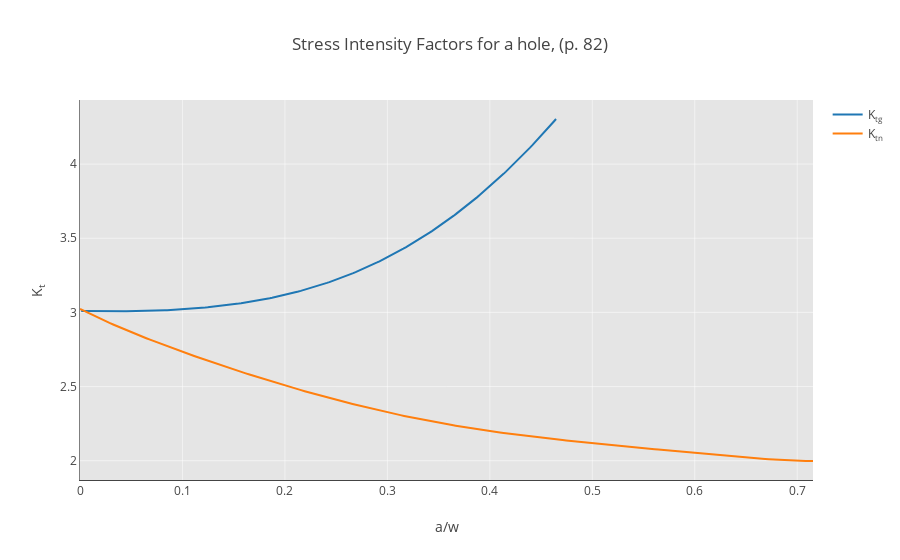

Here is the notebook cell this chart was saved with:
### Code cell
#plot first figure
iplot(fig[0])

### Figure 1 — Plotly figure (JSON) as saved in the notebook; plotly's stock layout.template omitted (floating-point values rounded to 4 significant figures; data arrays with more than 128 entries replaced by an {"elided": "..."} marker saying what was removed)
{"data": [{"name": "K<sub>tg</sub>", "text": "K<sub>tg</sub>", "type": "scatter", "uid": "68c10a", "x": {"elided": "200 float values"}, "y": {"elided": "200 float values"}}, {"name": "K<sub>tn</sub>", "text": "K<sub>tn</sub>", "type": "scatter", "uid": "bce4a8", "x": {"elided": "200 float values"}, "y": {"elided": "200 float values"}}], "layout": {"autosize": true, "plot_bgcolor": "rgb(229, 229, 229)", "title": "Stress Intensity Factors for a hole, (p. 82)", "xaxis": {"autorange": true, "gridcolor": "rgb(255,255,255)", "gridwidth": 0.5, "mirror": false, "range": [0, 0.7154], "showline": true, "title": "a/w", "type": "linear", "zerolinecolor": "rgb(255,255,255)"}, "yaxis": {"autorange": true, "gridcolor": "rgb(255,255,255)", "gridwidth": 0.5, "linecolor": "rgb(127, 127, 127)", "range": [1.87, 4.432], "showline": true, "title": "K<sub>t</sub>", "type": "linear", "zerolinecolor": "rgb(255,255,255)"}}}
